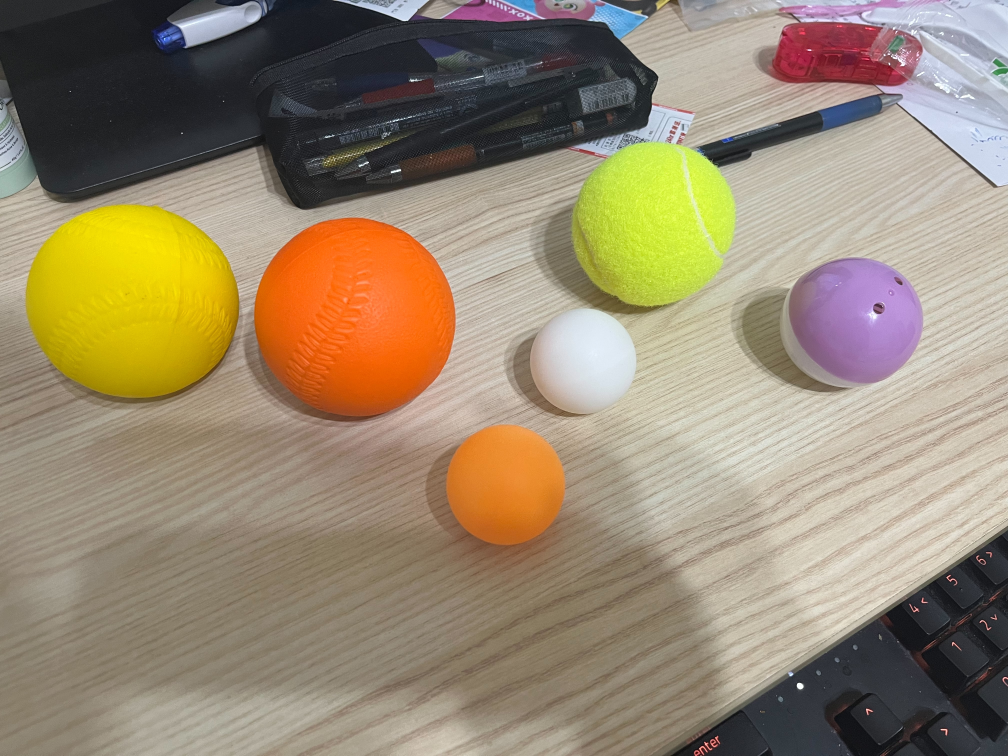
#> input picture images/1.jpg, 4032 x 3024 px (shown at 1/4 size); its folder holds only this picture in this run
$ python main.py
#> lines starting #> are read from the running program, lines starting #| are printed output that depends on the picture; after the words box and inside, x2 and y2 are one past the last pixel; in counts of white or black regions, pixels touching at a corner belong together
import os
import cv2
import numpy as np
from PIL import Image, ImageDraw, ImageFont

# —— 參數區 —— #
INPUT_DIR = "images"             # 輸入圖片資料夾
OUTPUT_DIR = "outputs"           # 輸出結果資料夾
INTERMEDIATE_DIR = "intermediate"  # 中間遮罩圖存放資料夾

# 確保輸出資料夾存在
os.makedirs(OUTPUT_DIR, exist_ok=True)
os.makedirs(INTERMEDIATE_DIR, exist_ok=True)

# 影像處理核心參數
BLUR_KERNEL = (5, 5)  # 高斯模糊核大小
KERNEL = cv2.getStructuringElement(cv2.MORPH_ELLIPSE, (5, 5))  # 形態學處理核

# 定義各顏色的 HSV 範圍
COLOR_RANGES = {
    'green': [
        (np.array([25, 50, 50]), np.array([40, 255, 255]))  # 綠色範圍
    ],
    'orange': [
        (np.array([5, 100, 100]), np.array([20, 255, 255]))  # 橙色範圍
    ],
    'white': [
        (np.array([0, 0, 220]), np.array([180, 30, 255]))   # 白色範圍
    ],
    'purple': [
        (np.array([120, 30, 30]), np.array([170, 255, 255])) # 紫色範圍
    ],
}

# 篩選圓形的最小面積與半徑範圍
MIN_AREA = 200  # 最小輪廓面積
MIN_RAD = 25    # 最小半徑
MAX_RAD = 200   # 最大半徑

# 處理每張圖片
for filename in os.listdir(INPUT_DIR):
    # 只處理 jpg/jpeg/png
    if not filename.lower().endswith((".jpg", ".jpeg", ".png")):
        continue

    image_path = os.path.join(INPUT_DIR, filename)
    img_bgr = cv2.imread(image_path)  # 讀取 BGR 格式圖
#> img_bgr is the input picture: shape (3024, 4032, 3); mean B, G, R 112, 136.5, 151.7

    # 讀取失敗時跳過
    if img_bgr is None:
        print(f"❌ 無法讀取圖片：{filename}")
        continue

    # BGR 轉 RGB，並統一縮放至 800x600
    img_rgb = cv2.cvtColor(img_bgr, cv2.COLOR_BGR2RGB)
    img_rgb = cv2.resize(img_rgb, (800, 600))
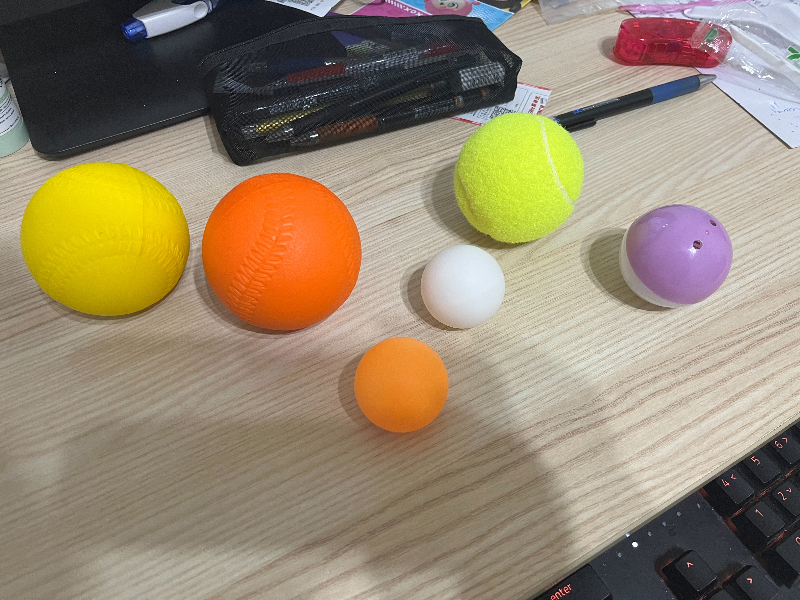
#> img_rgb: shape (600, 800, 3); mean R, G, B 151.5, 136.4, 111.9

    # 轉為 HSV 格式，並進行高斯模糊
    hsv = cv2.cvtColor(img_rgb, cv2.COLOR_RGB2HSV)
#> hsv: shape (600, 800, 3); mean H, S, V 43.6, 68.7, 155.1
    blur = cv2.GaussianBlur(hsv, BLUR_KERNEL, 0)
#> blur: shape (600, 800, 3); mean H, S, V 43.6, 68.7, 155.1

    # 用 PIL 建立可繪圖物件
    output_pil = Image.fromarray(img_rgb.copy())
    draw = ImageDraw.Draw(output_pil)

    # 根據顏色範圍偵測並標記圓形
    for cname, ranges in COLOR_RANGES.items():
        # 初始化總遮罩
        mask_total = np.zeros((600, 800), dtype=np.uint8)

        # 合併可能的多組上下界遮罩
        for lower, upper in ranges:
            mask = cv2.inRange(blur, lower, upper)
            mask_total = cv2.bitwise_or(mask_total, mask)

        # 儲存原始遮罩圖
        mask_name = f"{filename}_{cname}_mask_raw.jpg"
        cv2.imwrite(os.path.join(INTERMEDIATE_DIR, mask_name), mask_total)

        # 形態學開閉運算去除雜點
        m1 = cv2.morphologyEx(mask_total, cv2.MORPH_OPEN, KERNEL)
        m2 = cv2.morphologyEx(m1, cv2.MORPH_CLOSE, KERNEL)
        mask_proc_name = f"{filename}_{cname}_mask_proc.jpg"
        cv2.imwrite(os.path.join(INTERMEDIATE_DIR, mask_proc_name), m2)

        # 尋找輪廓
        cnts, _ = cv2.findContours(m2, cv2.RETR_EXTERNAL, cv2.CHAIN_APPROX_SIMPLE)
        for cnt in cnts:
            area = cv2.contourArea(cnt)
            # 面積太小的忽略
            if area < MIN_AREA:
                continue

            # 最小外接圓
            (x, y), r = cv2.minEnclosingCircle(cnt)
            # 半徑範圍過小或過大都忽略
            if r < MIN_RAD or r > MAX_RAD:
                continue

            # 計算輪廓的圓度指標，濾除非圓形
            per = cv2.arcLength(cnt, True)
            circ = 4 * np.pi * area / (per * per) if per > 0 else 0
            if circ < 0.6:
                continue

            # 在圖上畫圓框並標註顏色名稱
            draw.ellipse([(x - r, y - r), (x + r, y + r)], outline="red", width=2)
            draw.text((x - r, y - r - 15), cname, fill="white")
#> this loop made 4 passes
#> pass 1, `cv2.imwrite(os.path.join(INTERMEDIATE_DIR, mask_name), mask_total)`:
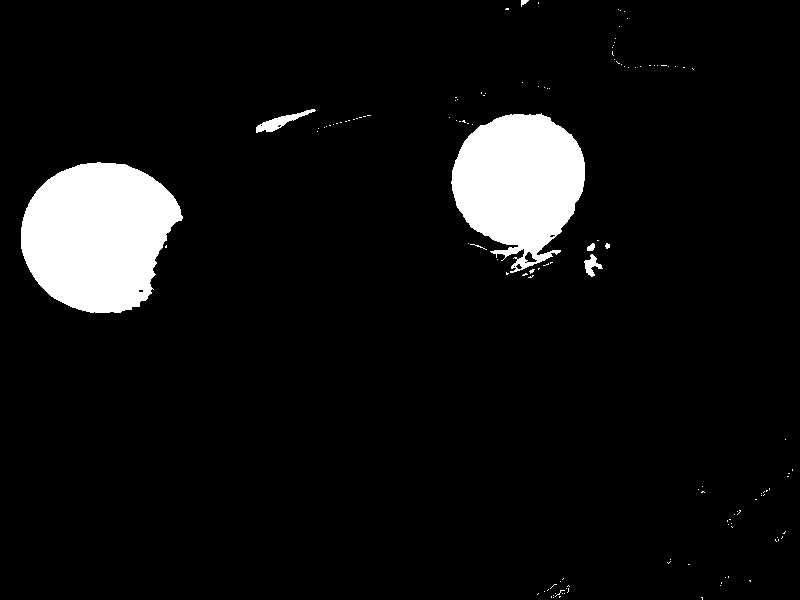
#> saved as 1.jpg_green_mask_raw.jpg: shape (600, 800); 7% white; 131 white regions (123 under 20 px), largest, box (x1, y1, x2, y2) and area: (21, 162, 183, 313) 18142, (451, 113, 585, 273) 14553, (256, 109, 316, 133) 440
#> pass 1, `cv2.imwrite(os.path.join(INTERMEDIATE_DIR, mask_proc_name), m2)`:
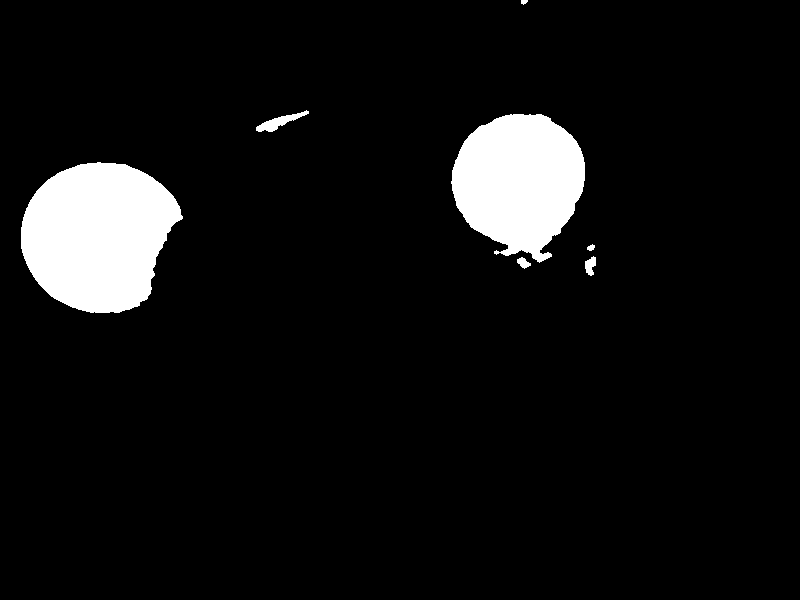
#> saved as 1.jpg_green_mask_proc.jpg: shape (600, 800); 6.9% white; 7 white regions, largest, box (x1, y1, x2, y2) and area: (21, 162, 183, 313) 18143, (451, 114, 585, 263) 14316, (256, 110, 309, 132) 404
#> pass 2, `cv2.imwrite(os.path.join(INTERMEDIATE_DIR, mask_proc_name), m2)`:
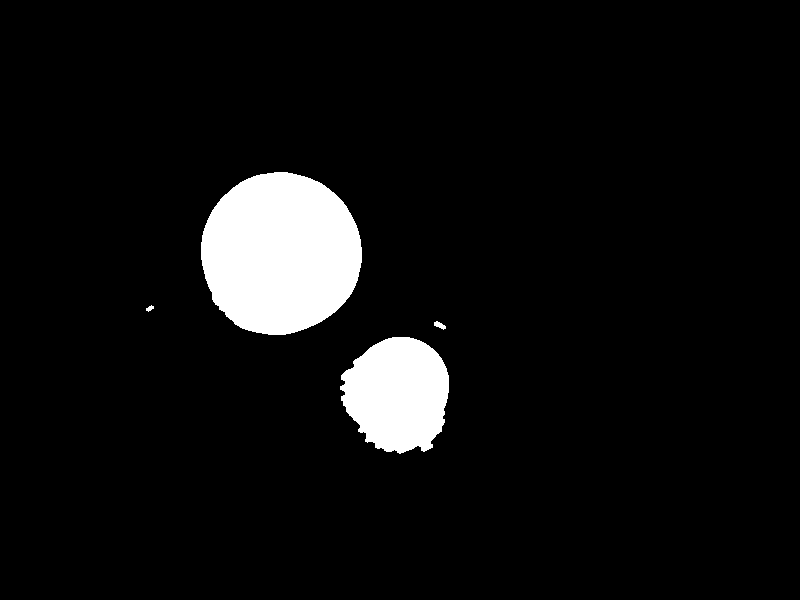
#> saved as 1.jpg_orange_mask_proc.jpg: shape (600, 800); 6.3% white; 4 white regions, box (x1, y1, x2, y2) and area: (201, 172, 362, 335) 20601, (340, 337, 449, 454) 9641, (434, 321, 446, 330) 59, (146, 305, 154, 312) 32
#> after the loop:
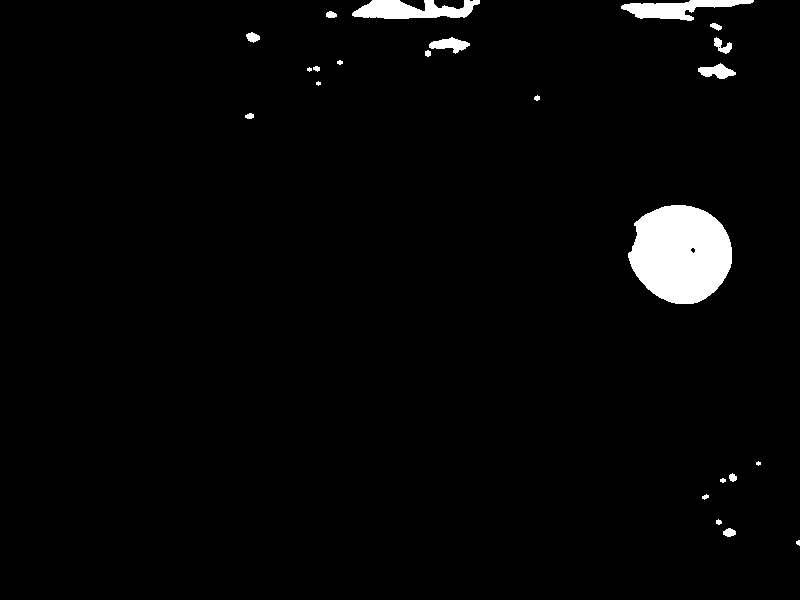
#> m1: shape (600, 800); 2.6% white; 23 white regions (4 under 20 px), largest, box (x1, y1, x2, y2) and area: (628, 205, 732, 304) 7924, (352, 0, 480, 19) 1652, (621, 0, 754, 21) 1384
#> after the loop: m2: shape (600, 800); 2.6% white; 20 white regions (3 under 20 px), largest, box (x1, y1, x2, y2) and area: (628, 205, 732, 304) 7938, (352, 0, 480, 19) 1664, (621, 0, 754, 21) 1414
#> after the loop:
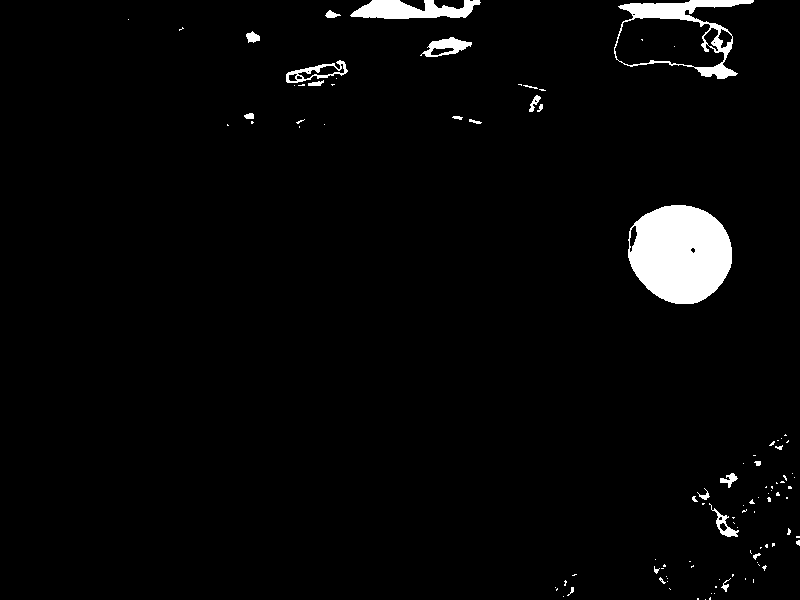
#> mask_total: shape (600, 800); 3% white; 103 white regions (79 under 20 px), largest, box (x1, y1, x2, y2) and area: (628, 205, 732, 304) 7971, (614, 0, 754, 79) 2473, (350, 0, 481, 19) 1663

    # —— 儲存最終標註結果 —— #
    final = cv2.cvtColor(np.array(output_pil), cv2.COLOR_RGB2BGR)
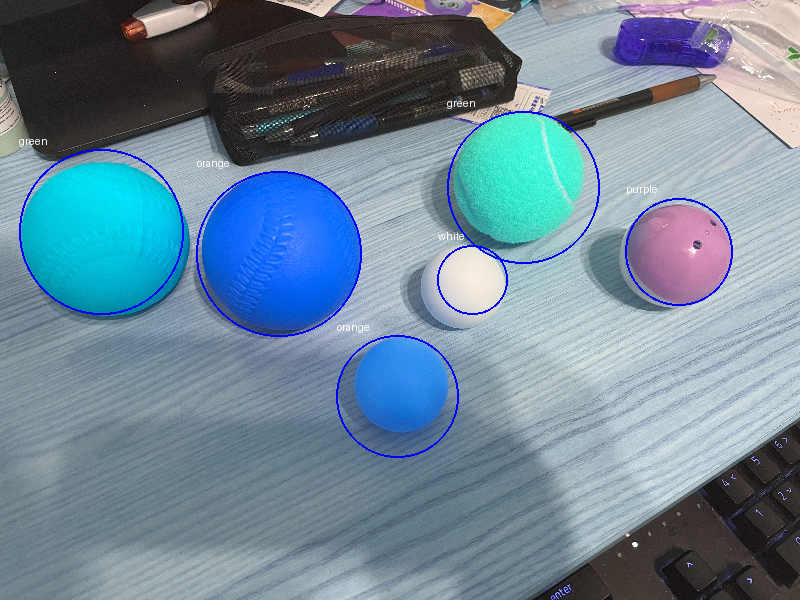
#> final: shape (600, 800, 3); mean R, G, B 110.8, 135, 152.4
    output_path = os.path.join(OUTPUT_DIR, f"annotated_{filename}")
    cv2.imwrite(output_path, final)
    print(f"✅ 已處理：{filename} → {output_path}")
#| ✅ 已處理：1.jpg → outputs/annotated_1.jpg

$ run again, on images/2.jpg
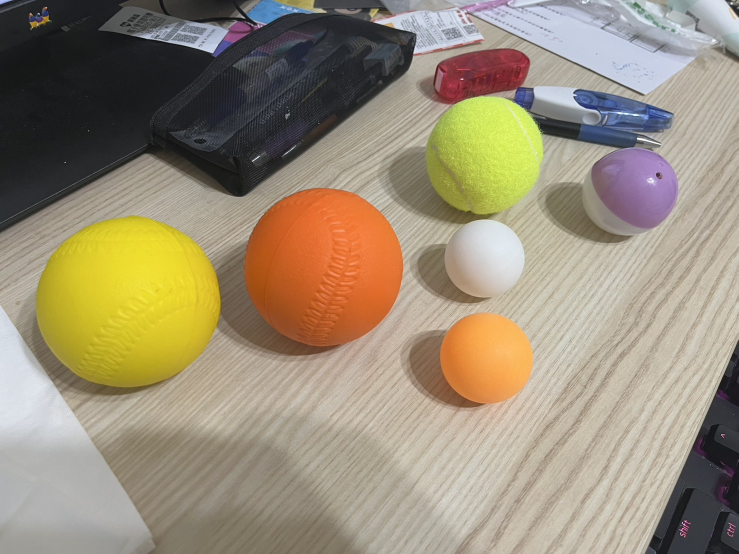
#> input picture images/2.jpg, 1477 x 1108 px (shown at 1/2 size)
#> img_bgr is the input picture: shape (1108, 1477, 3); mean B, G, R 119.2, 141.5, 153.8
#> hsv: shape (600, 800, 3); mean H, S, V 45.3, 60.5, 157.1
#> blur: shape (600, 800, 3); mean H, S, V 45.3, 60.5, 157.1
#> the loop `for cname, ranges in COLOR_RANGES.items():` made 4 passes
#> pass 1, `cv2.imwrite(os.path.join(INTERMEDIATE_DIR, mask_name), mask_total)`:
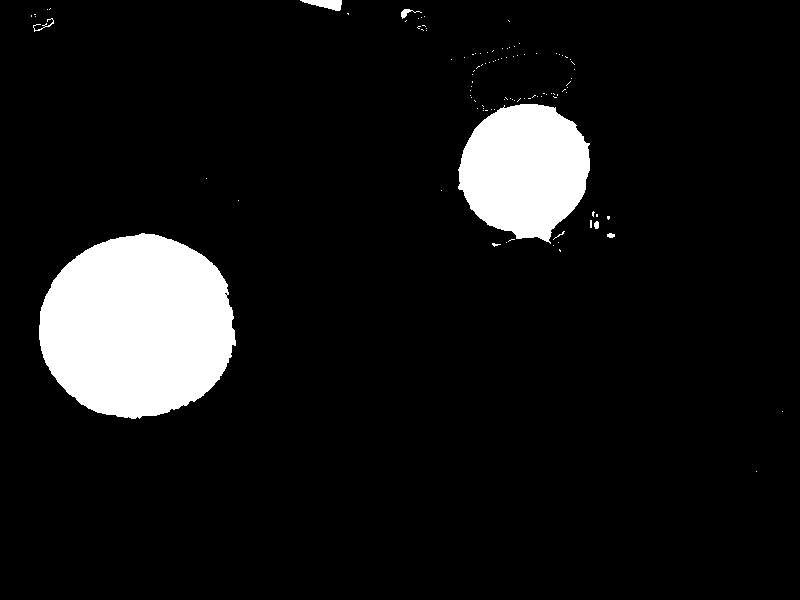
#> saved as 2.jpg_green_mask_raw.jpg: shape (600, 800); 8.9% white; 108 white regions (101 under 20 px), largest, box (x1, y1, x2, y2) and area: (39, 233, 236, 419) 28354, (458, 104, 590, 244) 13555, (300, 0, 342, 11) 276
#> `final = cv2.cvtColor(np.array(output_pil), cv2.COLOR_RGB2BGR)`:
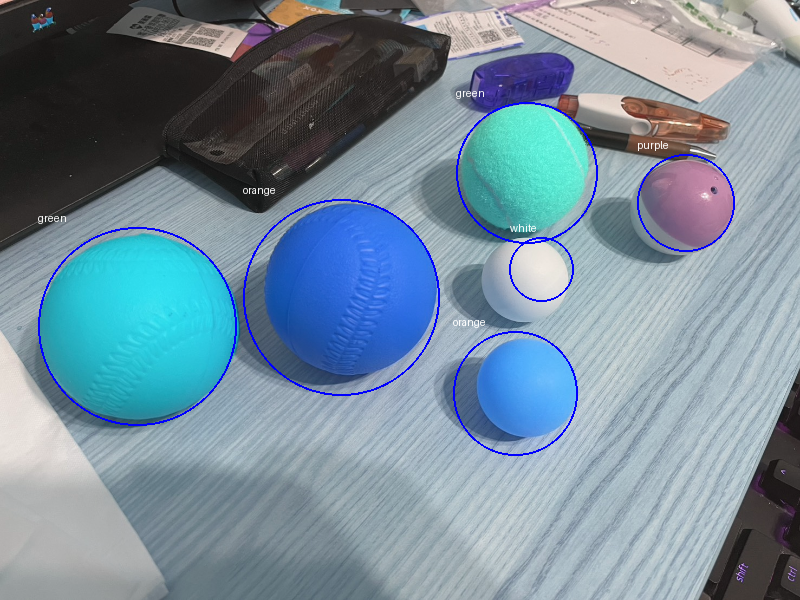
#> final: shape (600, 800, 3); mean R, G, B 117.9, 140, 154.7
#| ✅ 已處理：2.jpg → outputs/annotated_2.jpg

$ run again, on images/3.jpg
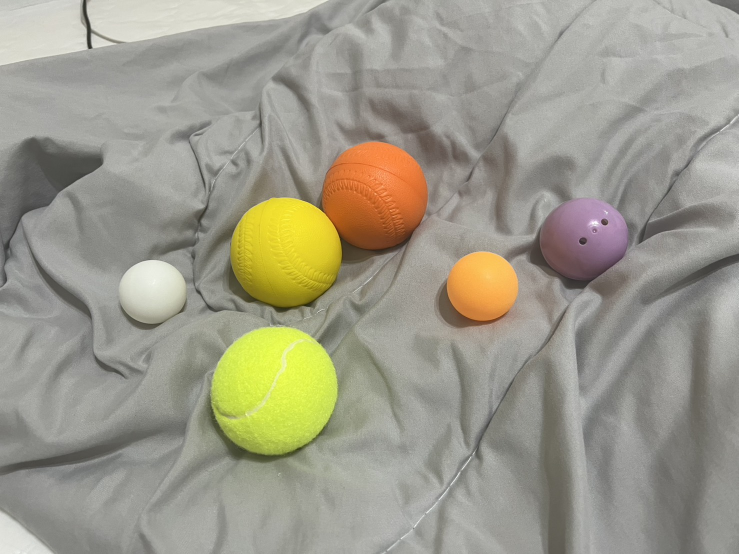
#> input picture images/3.jpg, 1477 x 1108 px (shown at 1/2 size)
#> img_bgr is the input picture: shape (1108, 1477, 3); mean B, G, R 138.1, 153.5, 156.5
#> hsv: shape (600, 800, 3); mean H, S, V 32, 27.9, 157.6
#> blur: shape (600, 800, 3); mean H, S, V 32, 27.9, 157.6
#> the loop `for cname, ranges in COLOR_RANGES.items():` made 4 passes
#> pass 1, `cv2.imwrite(os.path.join(INTERMEDIATE_DIR, mask_name), mask_total)`:
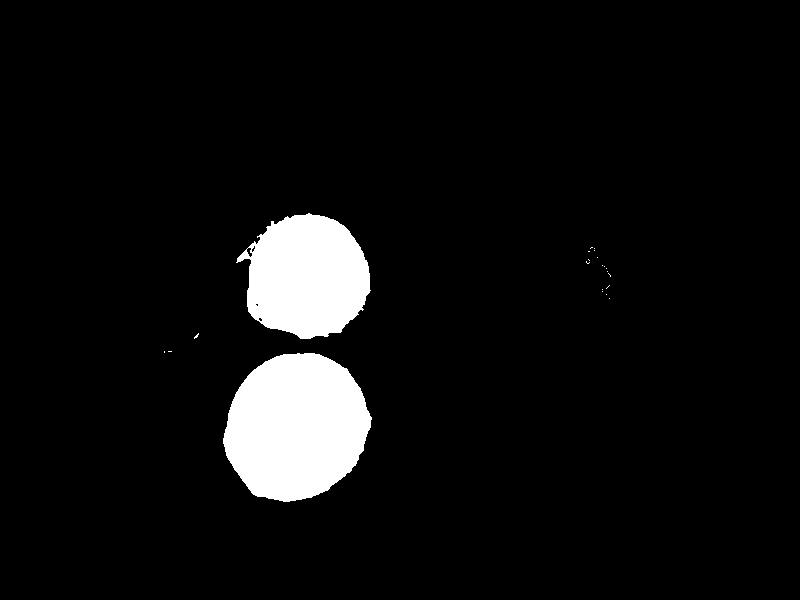
#> saved as 3.jpg_green_mask_raw.jpg: shape (600, 800); 6.1% white; 22 white regions (20 under 20 px), largest, box (x1, y1, x2, y2) and area: (223, 353, 372, 502) 16767, (236, 213, 371, 339) 12250
#> `final = cv2.cvtColor(np.array(output_pil), cv2.COLOR_RGB2BGR)`:
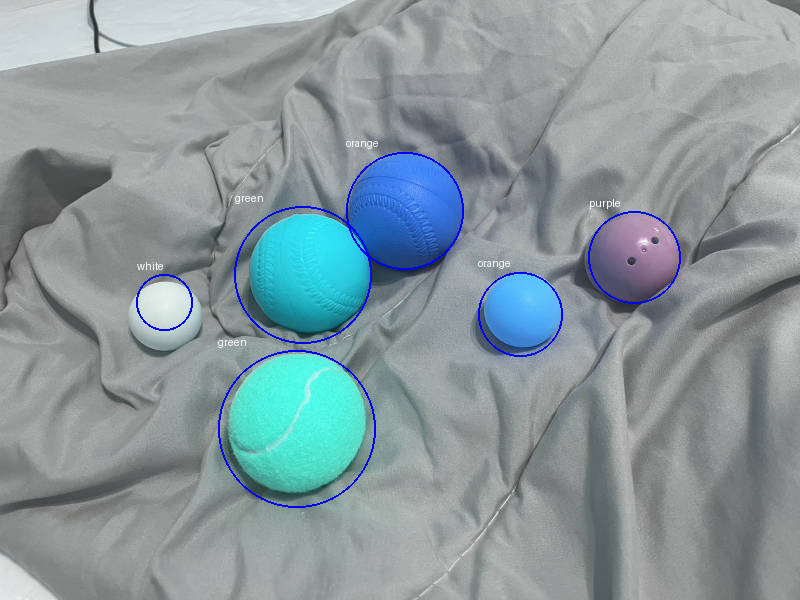
#> final: shape (600, 800, 3); mean R, G, B 137.2, 152.4, 157.3
#| ✅ 已處理：3.jpg → outputs/annotated_3.jpg

$ run again, on images/4.jpg
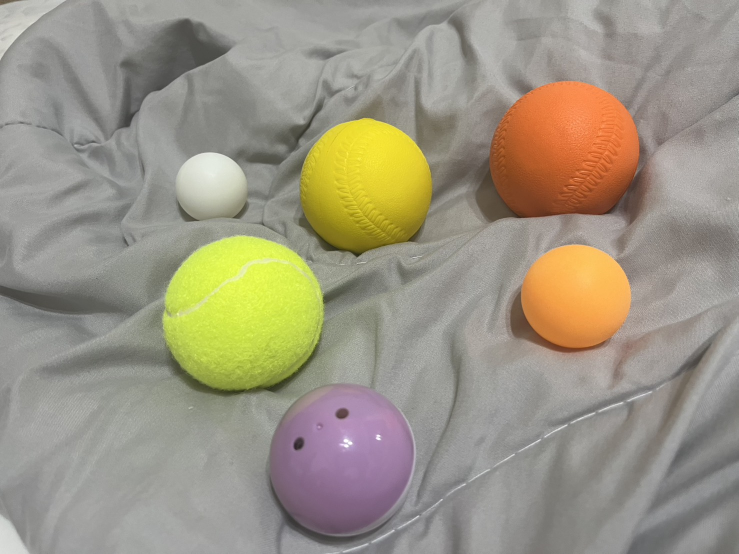
#> input picture images/4.jpg, 1477 x 1108 px (shown at 1/2 size)
#> img_bgr is the input picture: shape (1108, 1477, 3); mean B, G, R 130.9, 148.9, 155.8
#> hsv: shape (600, 800, 3); mean H, S, V 34.3, 38, 157.4
#> blur: shape (600, 800, 3); mean H, S, V 34.3, 38, 157.4
#> `final = cv2.cvtColor(np.array(output_pil), cv2.COLOR_RGB2BGR)`:
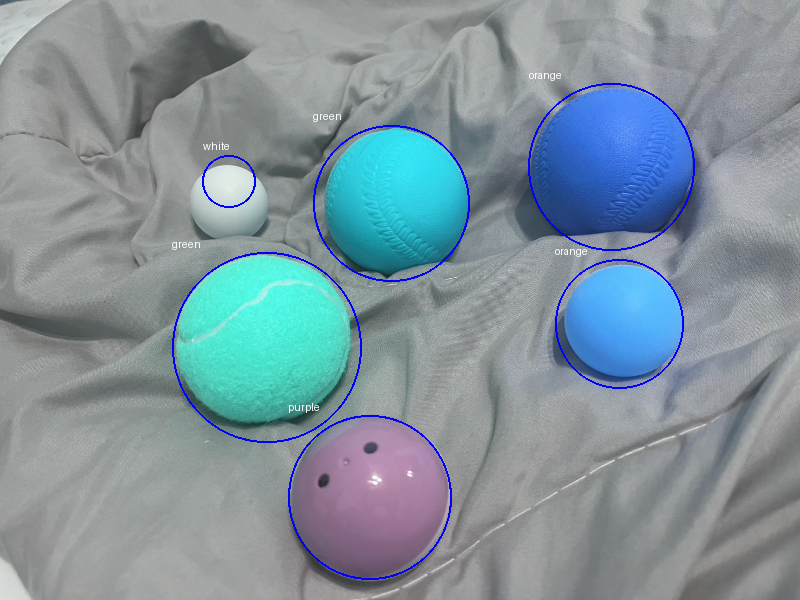
#> final: shape (600, 800, 3); mean R, G, B 129.6, 147.5, 157
#| ✅ 已處理：4.jpg → outputs/annotated_4.jpg
